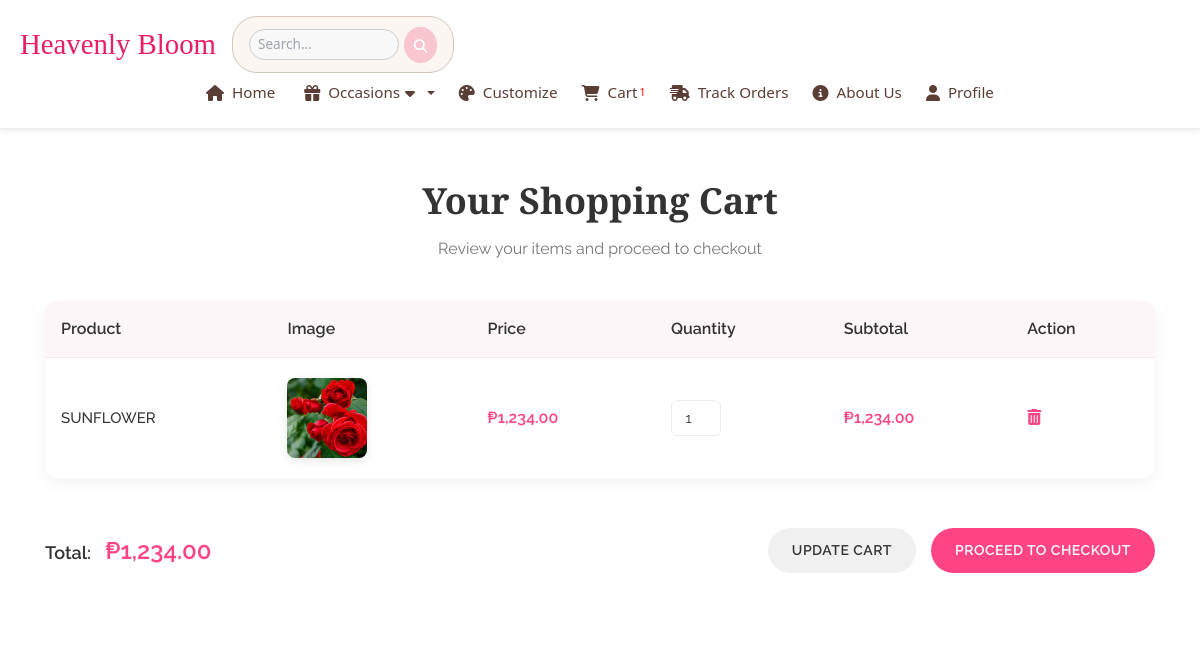
The app's page /cart.php (signed in), older data.
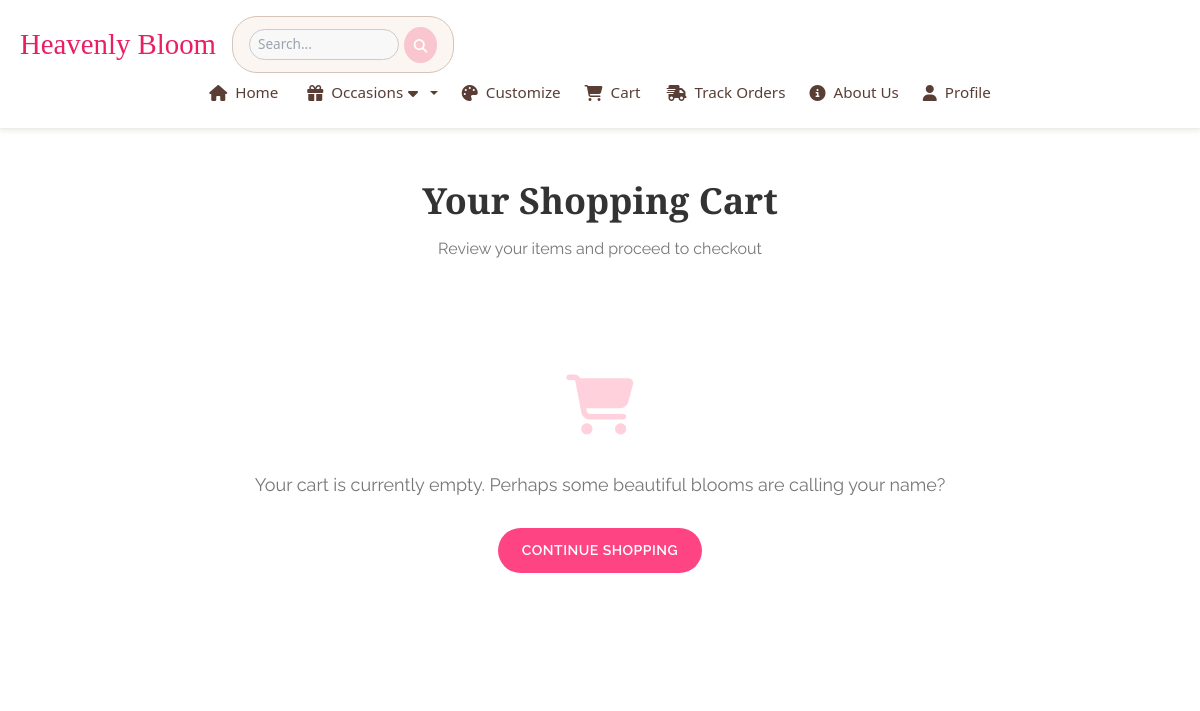
The same page, newer data.
### tables this page shows
CREATE TABLE `cart` (
  `cart_id` int(11) NOT NULL,
  `user_id` int(11) NOT NULL,
  `product_id` int(11) NOT NULL,
  `product_name` varchar(255) NOT NULL,
  `product_price` decimal(10,2) NOT NULL,
  `product_image` varchar(255) DEFAULT NULL,
  `quantity` int(11) DEFAULT 1,
  `added_at` timestamp NOT NULL DEFAULT current_timestamp(),
  `is_customized` tinyint(1) DEFAULT 0,
  `ribbon_color_id` int(11) DEFAULT NULL,
  `ribbon_color_name` varchar(255) DEFAULT NULL,
  `ribbon_color_price` decimal(10,2) DEFAULT NULL,
  `wrapper_color_id` int(11) DEFAULT NULL,
  `wrapper_color_name` varchar(255) DEFAULT NULL,
  `wrapper_color_price` decimal(10,2) DEFAULT NULL,
  `customer_message` text DEFAULT NULL,
  `addons` longtext DEFAULT NULL CHECK (json_valid(`addons`))
);

### navi.php (the view, shortened to what the changed rows need)
<?php
include 'db_connection.php';
$userId = isset($_SESSION['user_id']) ? $_SESSION['user_id'] : 0;
$cartCount = 0;
if ($userId > 0) {
    $cartQuery = "SELECT SUM(quantity) AS total_quantity FROM cart WHERE user_id = $userId";
    $cartResult = $conn->query($cartQuery);
    if ($cartResult && $row = $cartResult->fetch_assoc()) {
        $cartCount = $row['total_quantity'];
    }
}
?>
<!DOCTYPE html>
<html lang="en">
<head>
    <link rel="stylesheet" href="https://cdnjs.cloudflare.com/ajax/libs/font-awesome/6.5.0/css/all.min.css">
</head>
<body>
    <nav>
        <div class="center-nav">
            <div class="nav-links">
                <a href="cart.php" class="cart-link">
                    <i class="fas fa-shopping-cart"></i> Cart <span><?= $cartCount ?></span>
                </a>
            </div>
        </div>
    </nav>
</body>
</html>

### cart.php (shortened to what the changed rows need)
<?php
include 'db_connection.php';
$userId = $_SESSION['user_id'];
$stmt = $conn->prepare("SELECT product_id, product_name, product_image, product_price, quantity, is_customized,
    ribbon_color_id, ribbon_color_name, ribbon_color_price,
    wrapper_color_id, wrapper_color_name, wrapper_color_price,
    customer_message, addons
    FROM cart
    WHERE user_id = ?
");
$stmt->bind_param("i", $userId);
$stmt->execute();
$result = $stmt->get_result();
$cartItems = [];
$total = 0;
while ($row = $result->fetch_assoc()) {
    $row['subtotal'] = $row['product_price'] * $row['quantity'];
    $total += $row['subtotal'];
    $cartItems[] = $row;
}
?>
<!DOCTYPE html>
<html lang="en">
<head>
    <link rel="stylesheet" href="https://cdnjs.cloudflare.com/ajax/libs/font-awesome/6.5.0/css/all.min.css">
    <link rel="stylesheet" type="text/css" href="assets/css/bootstrap.min.css">
    <link rel="stylesheet" type="text/css" href="assets/css/font-awesome.css">
    <link rel="stylesheet" href="assets/css/templatemo-softy-pinko.css">
    <link rel="stylesheet" href="home.css">
</head>
<body>
    <?php include 'navi.php'; ?>
    <section class="cart-section">
        <div class="cart-container">
            <div class="section-heading">
                <h2>Your Shopping Cart</h2>
            </div>
            <form method="POST" action="cart.php">
                <?php if (empty($cartItems)): ?>
                    <div class="empty-cart">
                        <div class="empty-cart-icon">
                            <i class="fas fa-shopping-cart"></i>
                        </div>
                        <p class="empty-cart-message">Your cart is currently empty. Perhaps some beautiful blooms are calling your name?</p>
                        <a href="homepage.php" class="continue-shopping-btn">Continue Shopping</a>
                    </div>
                <?php else: ?>
                    <table class="cart-table">
                        <thead>
                            <tr>
                                <th>Product</th>
                                <th>Image</th>
                                <th>Price</th>
                                <th>Quantity</th>
                                <th>Subtotal</th>
                                <th>Action</th>
                            </tr>
                        </thead>
                        <tbody>
                            <?php foreach ($cartItems as $item): ?>
                                <tr>
                                    <td data-label="Product">
                                        <div class="product-info">
                                            <div class="product-name"><?= htmlspecialchars($item['product_name']) ?></div>
                                        </div>
                                    </td>
                                    <td data-label="Image" class="product-image">
                                        <img src="uploads/<?= htmlspecialchars($item['product_image']) ?>" alt="<?= htmlspecialchars($item['product_name']) ?>">
                                    </td>
                                    <td data-label="Price" class="product-price">₱<?= number_format($item['product_price'], 2) ?></td>
                                    <td data-label="Quantity" class="product-quantity">
                                        <div class="quantity-input">
                                            <input type="number" name="quantities[<?= $item['product_id'] ?>]" value="<?= $item['quantity'] ?>" min="1">
                                        </div>
                                    </td>
                                    <td data-label="Subtotal" class="product-subtotal">₱<?= number_format($item['subtotal'], 2) ?></td>
                                    <td data-label="Action">
                                        <button type="button" class="remove-btn" onclick="removeItem(<?= $item['product_id'] ?>)">
                                            <i class="fas fa-trash-alt"></i>
                                        </button>
                                    </td>
                                </tr>
                            <?php endforeach; ?>
                        </tbody>
                    </table>
                    <div class="cart-actions">
                        <div class="cart-total">
                            Total: <span>₱<?= number_format($total, 2) ?></span>
                        </div>
                        <div class="cart-buttons">
                            <button type="submit" name="update_cart" class="update-cart-btn">Update Cart</button>
                            <a href="checkout.php">
                                <button type="button" class="checkout-btn">Proceed to Checkout</button>
                            </a>
                        </div>
                    </div>
                <?php endif; ?>
            </form>
        </div>
    </section>
</body>
</html>

Row changes from the older to the newer data that the page shows:
removed cart: product_name "SUNFLOWER", product_image (picture), product_price "1,234.00", quantity "1", subtotal "1,234.00"
Text that changed along with them:
$cartCount: "1" → (not shown)
$total: "1,234.00" → (not shown)
text no longer shown: "Product Image Price Quantity Subtotal Action Total: ₱ UPDATE CART PROCEED TO CHECKOUT"
text now shown: "Your cart is currently empty. Perhaps some beautiful blooms are calling your name? CONTINUE SHOPPING"
